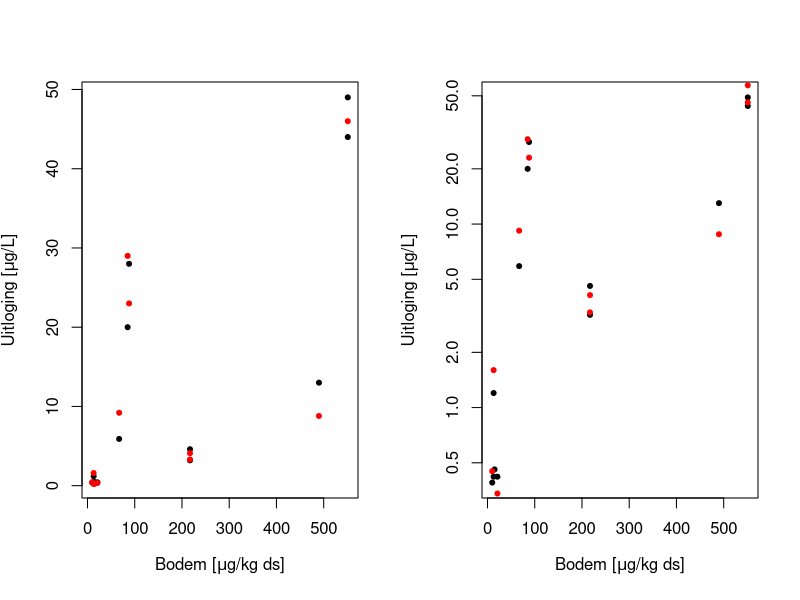
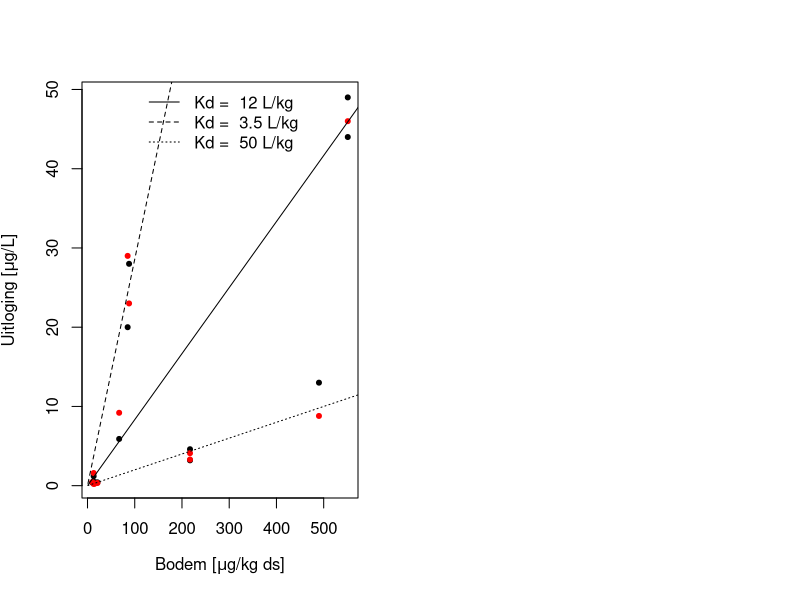

These figures' R source, in order:
## ---- chunk 1
dat <- read.csv("./RoTS_uitspoeling.csv") 
names(dat) <- c("type", "nr", "C_w", "C_s")

par(mfrow=c(1,2))
plot(dat$C_s[dat$type=="KP"], dat$C_w[dat$type=="KP"], pch=20, xlab=expression(paste("Bodem [", mu, "g/kg ds]")), ylab=expression(paste("Uitloging [",mu,"g/L]")))
points(dat$C_s[dat$type=="SP"], dat$C_w[dat$type=="SP"], pch=20, col="red")

plot(dat$C_s[dat$type=="KP"], dat$C_w[dat$type=="KP"], pch=20,  xlab=expression(paste("Bodem [", mu, "g/kg ds]")), ylab=expression(paste("Uitloging [",mu,"g/L]")), log="y")
points(dat$C_s[dat$type=="SP"], dat$C_w[dat$type=="SP"], pch=20, col="red")




## ---- chunk 2
dat1 <-  dat[dat$C_s<200,]
dat2 <- dat[dat$C_w< 15,]

summary(lm(C_w~C_s+0, data=dat1))
summary(lm(C_w~C_s+0, data=dat2))

## ---- chunk 3
# Li et al 2018 - Fig 1; assuming ~1%OM, Kd ~ 10 L/kg
Kd_1 <- 12 # c_b/c_w
Kd_2 <- 3.5
Kd_3 <- 50

plot(dat$C_s[dat$type=="KP"], dat$C_w[dat$type=="KP"], pch=20, xlab=expression(paste("Bodem [", mu, "g/kg ds]")), ylab=expression(paste("Uitloging [",mu,"g/L]")))
points(dat$C_s[dat$type=="SP"], dat$C_w[dat$type=="SP"], pch=20, col="red")

lines(1:1000, (1:1000)/Kd_1)
lines(1:1000, (1:1000)/Kd_2, lty=2)
lines(1:1000, (1:1000)/Kd_3, lty=3)

legend("top", legend=paste("Kd = ", c(Kd_1, Kd_2, Kd_3), "L/kg"), lty=c(1,2,3), bty="n")


